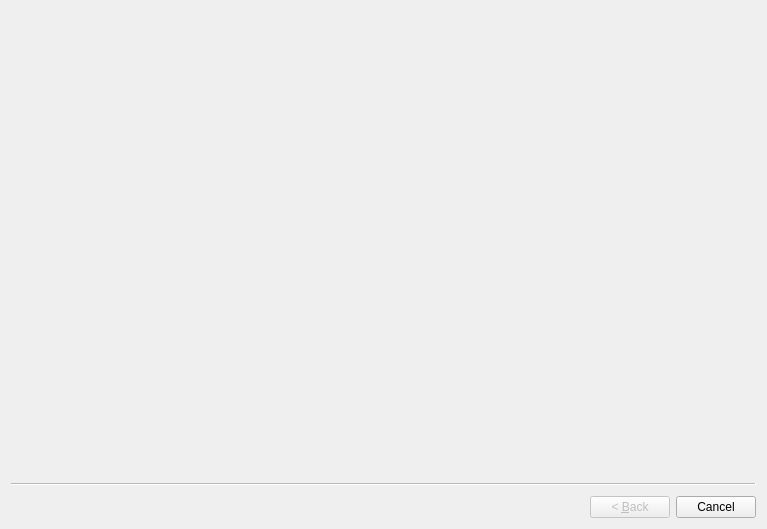
<?xml version="1.0" encoding="UTF-8"?>
<ui version="4.0">
 <class>CreateWalletWizard</class>
 <widget class="QWizard" name="CreateWalletWizard">
  <property name="geometry">
   <rect>
    <x>0</x>
    <y>0</y>
    <width>767</width>
    <height>529</height>
   </rect>
  </property>
  <property name="windowTitle">
   <string>Create Wallet Wizard</string>
  </property>
  <property name="wizardStyle">
   <enum>QWizard::ClassicStyle</enum>
  </property>
 </widget>
 <resources/>
 <connections/>
</ui>
